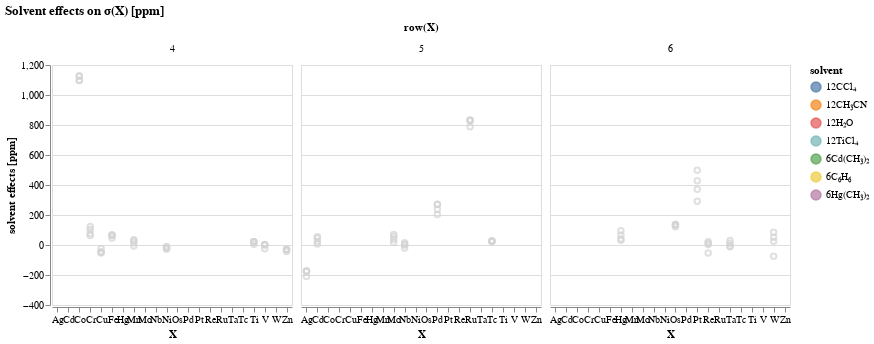

Notebook cell for this chart:
### Code cell
def choose_y(ydata, ydata_title):
    
    hover = alt.selection_single(on='mouseover', nearest=True, empty='none')
    base = alt.Chart(df_adf_all_melted_delta).encode(
    x=alt.X('mol:O',
            axis=alt.Axis(title="X",labelAngle=0)
           ),
    y=alt.Y(ydata,
            axis=alt.Axis(title=ydata_title, 
                          format=",.0f")
           ),
    color=alt.condition(hover, 'solvent:N', alt.value('lightgray'))
    ).properties(
        width=240,
        height=240,
    )

    points = base.mark_point().add_selection(
        hover
    )

    text = base.mark_text(dy=-5).encode(
    #text = 'complex:N',
    text = 'variable:N',
    opacity = alt.condition(hover, alt.value(1), alt.value(0))
    )
    return points, text


def def_layer(points, text):
    layer=alt.layer(points, text).facet(
        facet=alt.Facet('row:N', title='row(X)'),
        spacing=-60,
        title='Solvent effects on σ(X) [ppm]'
    )
    return layer


delta2_points, delta2_text=choose_y('value', 'solvent effects [ppm]')
#delta3_points, delta3_text=choose_y('delta3')

layer2=def_layer(delta2_points, delta2_text)
layer2
#layer3=def_layer(delta3_points, delta3_text)

#alt.vconcat(layer2, layer3)

### Figure 1 — Vega-Lite specification as saved in the notebook (floating-point values rounded to 4 significant figures)
{"config": {"view": {"continuousWidth": 400, "continuousHeight": 300}}, "data": {"name": "data-21f4ad3d50cdd61cd296d2bcd8990264"}, "facet": {"type": "nominal", "field": "row", "title": "row(X)"}, "spec": {"layer": [{"mark": "point", "encoding": {"color": {"condition": {"type": "nominal", "field": "solvent", "selection": "selector130"}, "value": "lightgray"}, "x": {"type": "ordinal", "axis": {"labelAngle": 0, "title": "X"}, "field": "mol"}, "y": {"type": "quantitative", "axis": {"format": ",.0f", "title": "solvent effects [ppm]"}, "field": "value"}}, "height": 240, "selection": {"selector130": {"type": "single", "on": "mouseover", "nearest": true, "empty": "none"}}, "width": 240}, {"mark": {"type": "text", "dy": -5}, "encoding": {"color": {"condition": {"type": "nominal", "field": "solvent", "selection": "selector130"}, "value": "lightgray"}, "opacity": {"condition": {"value": 1, "selection": "selector130"}, "value": 0}, "text": {"type": "nominal", "field": "variable"}, "x": {"type": "ordinal", "axis": {"labelAngle": 0, "title": "X"}, "field": "mol"}, "y": {"type": "quantitative", "axis": {"format": ",.0f", "title": "solvent effects [ppm]"}, "field": "value"}}, "height": 240, "width": 240}]}, "spacing": -60, "title": "Solvent effects on σ(X) [ppm]", "$schema": "https://vega.github.io/schema/vega-lite/v4.8.1.json", "datasets": {"data-21f4ad3d50cdd61cd296d2bcd8990264": [{"mol": "Ti", "x_labels": "Ti", "where": "SO-ZORA", "row": 4, "charge": 0, "solvent": "12TiCl₄", "complex": "TiCl₄ + 12TiCl₄", "Delta1": 22.18, "Delta2": -0.5, "Delta3": 0.17, "Delta4": -17.55, "d1": -0.02176, "d2": -0.02115, "d3": -0.02136, "d4": -0.0, "solveff": 4.3, "variable": "delta1", "value": 22.18}, {"mol": "V", "x_labels": "V", "where": "SO-ZORA", "row": 4, "charge": 0, "solvent": "6C₆H₆", "complex": "VOCl₃ + 6C₆H₆", "Delta1": 2.814, "Delta2": -1.797, "Delta3": -1.122, "Delta4": -25.23, "d1": -0.01513, "d2": -0.01417, "d3": -0.01356, "d4": -0.0, "solveff": -25.33, "variable": "delta1", "value": 2.814}, {"mol": "Cr", "x_labels": "Cr", "where": "SO-ZORA", "row": 4, "charge": -2, "solvent": "12H₂O", "complex": "CrO₄²⁻ + 12H₂O", "Delta1": 123.0, "Delta2": -19.01, "Delta3": -27.38, "Delta4": -12.8, "d1": -0.02171, "d2": -0.01474, "d3": -0.004694, "d4": -0.0, "solveff": 63.86, "variable": "delta1", "value": 123.0}, {"mol": "Mn", "x_labels": "Mn", "where": "SO-ZORA", "row": 4, "charge": -1, "solvent": "12H₂O", "complex": "MnO₄⁻ + 12H₂O", "Delta1": 35.49, "Delta2": -6.351, "Delta3": -13.91, "Delta4": -22.47, "d1": -0.01086, "d2": -0.009246, "d3": -0.005711, "d4": -0.0, "solveff": -7.242, "variable": "delta1", "value": 35.49}, {"mol": "Fe", "x_labels": "Fe", "where": "SO-ZORA", "row": 4, "charge": 0, "solvent": "6C₆H₆", "complex": "Fe(CO)₅ + 6C₆H₆", "Delta1": 67.43, "Delta2": -2.017, "Delta3": -0.841, "Delta4": -17.46, "d1": -0.008717, "d2": -0.007852, "d3": -0.007491, "d4": -0.0, "solveff": 47.11, "variable": "delta1", "value": 67.43}, {"mol": "Co", "x_labels": "Co", "where": "SO-ZORA", "row": 4, "charge": -3, "solvent": "12H₂O", "complex": "Co(CN)₆³⁻ + 12H₂O", "Delta1": 1098.0, "Delta2": 29.28, "Delta3": -3.119, "Delta4": -27.11, "d1": -0.0001645, "d2": -0.005234, "d3": -0.004694, "d4": -0.0, "solveff": 1097.0, "variable": "delta1", "value": 1098.0}, {"mol": "Ni", "x_labels": "Ni", "where": "SO-ZORA", "row": 4, "charge": 0, "solvent": "6C₆H₆", "complex": "Ni(CO)₄ + 6C₆H₆", "Delta1": -9.36, "Delta2": -8.592, "Delta3": -3.505, "Delta4": -6.087, "d1": -0.01116, "d2": -0.005885, "d3": -0.003735, "d4": -0.0, "solveff": -27.54, "variable": "delta1", "value": -9.36}, {"mol": "Cu", "x_labels": "Cu", "where": "SO-ZORA", "row": 4, "charge": 1, "solvent": "12CH₃CN", "complex": "Cu(CH₃CN)₄⁺ + 12CH₃CN", "Delta1": -23.3, "Delta2": -21.59, "Delta3": -2.983, "Delta4": -5.593, "d1": 0.0632, "d2": 0.01797, "d3": 0.01172, "d4": 0.0, "solveff": -53.46, "variable": "delta1", "value": -23.3}, {"mol": "Zn", "x_labels": "Zn", "where": "SO-ZORA", "row": 4, "charge": 2, "solvent": "12H₂O", "complex": "Zn(H₂O)₆²⁺ + 12H₂O", "Delta1": -29.68, "Delta2": -0.611, "Delta3": 0.171, "Delta4": -13.02, "d1": 0.007035, "d2": 0.006715, "d3": 0.006805, "d4": 0.0, "solveff": -43.15, "variable": "delta1", "value": -29.68}, {"mol": "Nb", "x_labels": "Nb", "where": "SO-ZORA", "row": 5, "charge": -1, "solvent": "12CH₃CN", "complex": "NbCl₆⁻ + 12CH₃CN", "Delta1": 15.89, "Delta2": -12.68, "Delta3": -3.031, "Delta4": -19.69, "d1": -0.1114, "d2": -0.07148, "d3": -0.06194, "d4": -0.0, "solveff": -19.51, "variable": "delta1", "value": 15.89}, {"mol": "Mo", "x_labels": "Mo", "where": "SO-ZORA", "row": 5, "charge": -2, "solvent": "12H₂O", "complex": "MoO₄²⁻ + 12H₂O", "Delta1": 69.5, "Delta2": -12.02, "Delta3": -19.47, "Delta4": -21.75, "d1": -0.09522, "d2": -0.07372, "d3": -0.0389, "d4": -0.0, "solveff": 16.26, "variable": "delta1", "value": 69.5}, {"mol": "Tc", "x_labels": "Tc", "where": "SO-ZORA", "row": 5, "charge": -1, "solvent": "12H₂O", "complex": "TcO₄⁻ + 12H₂O", "Delta1": 22.69, "Delta2": 6.184, "Delta3": -4.982, "Delta4": 3.092, "d1": 0.003026, "d2": -0.001332, "d3": 0.002179, "d4": -0.0, "solveff": 26.99, "variable": "delta1", "value": 22.69}, {"mol": "Ru", "x_labels": "Ru", "where": "SO-ZORA", "row": 5, "charge": -4, "solvent": "12H₂O", "complex": "Ru(CN)₆⁴⁻ + 12H₂O", "Delta1": 828.1, "Delta2": 3.637, "Delta3": 2.412, "Delta4": -46.41, "d1": -0.04974, "d2": -0.05423, "d3": -0.0572, "d4": -0.0, "solveff": 787.8, "variable": "delta1", "value": 828.1}, {"mol": "Pd", "x_labels": "Pd", "where": "SO-ZORA", "row": 5, "charge": -2, "solvent": "12H₂O", "complex": "PdCl₆²⁻ + 12H₂O", "Delta1": 202.9, "Delta2": 35.67, "Delta3": 31.89, "Delta4": 0.485, "d1": 0.04305, "d2": 0.02048, "d3": 0.0003068, "d4": -0.0, "solveff": 271.0, "variable": "delta1", "value": 202.9}, {"mol": "Ag", "x_labels": "Ag", "where": "SO-ZORA", "row": 5, "charge": 1, "solvent": "12H₂O", "complex": "Ag(H₂O)₄⁺ + 12H₂O", "Delta1": -175.0, "Delta2": 0.772, "Delta3": 0.835, "Delta4": -36.73, "d1": 0.008141, "d2": 0.00832, "d3": 0.008513, "d4": 0.0, "solveff": -210.2, "variable": "delta1", "value": -175.0}, {"mol": "Cd", "x_labels": "Cd", "where": "SO-ZORA", "row": 5, "charge": 0, "solvent": "6Cd(CH₃)₂", "complex": "Cd(CH₃)₂ + 6Cd(CH₃)₂", "Delta1": 6.982, "Delta2": 15.73, "Delta3": 24.1, "Delta4": 8.08, "d1": -0.01386, "d2": -0.009311, "d3": -0.002338, "d4": 0.0, "solveff": 54.9, "variable": "delta1", "value": 6.982}, {"mol": "Ta", "x_labels": "Ta", "where": "SO-ZORA", "row": 6, "charge": -1, "solvent": "12CH₃CN", "complex": "TaCl₆⁻ + 12CH₃CN", "Delta1": 11.59, "Delta2": -18.44, "Delta3": -4.747, "Delta4": 42.23, "d1": -0.005583, "d2": -0.01099, "d3": -0.01238, "d4": 0.0, "solveff": 30.64, "variable": "delta1", "value": 11.59}, {"mol": "W", "x_labels": "W", "where": "SO-ZORA", "row": 6, "charge": -2, "solvent": "12H₂O", "complex": "WO₄²⁻ + 12H₂O", "Delta1": 85.21, "Delta2": -32.82, "Delta3": -27.3, "Delta4": -99.5, "d1": 0.05317, "d2": 0.04224, "d3": 0.03314, "d4": 0.0, "solveff": -74.4, "variable": "delta1", "value": 85.21}, {"mol": "Re", "x_labels": "Re", "where": "SO-ZORA", "row": 6, "charge": -1, "solvent": "12H₂O", "complex": "ReO₄⁻ + 12H₂O", "Delta1": 21.6, "Delta2": -10.05, "Delta3": -8.819, "Delta4": -55.56, "d1": 0.03932, "d2": 0.03401, "d3": 0.02936, "d4": 0.0, "solveff": -52.82, "variable": "delta1", "value": 21.6}, {"mol": "Os", "x_labels": "Os", "where": "SO-ZORA", "row": 6, "charge": 0, "solvent": "12CCl₄", "complex": "OsO₄ + 12CCl₄", "Delta1": 132.7, "Delta2": 2.826, "Delta3": 2.027, "Delta4": -16.41, "d1": 0.009486, "d2": 0.01181, "d3": 0.01347, "d4": 0.0, "solveff": 121.2, "variable": "delta1", "value": 132.7}, {"mol": "Pt", "x_labels": "Pt", "where": "SO-ZORA", "row": 6, "charge": -2, "solvent": "12H₂O", "complex": "PtCl₆²⁻ + 12H₂O", "Delta1": 292.3, "Delta2": 78.86, "Delta3": 56.9, "Delta4": 70.43, "d1": -0.1094, "d2": -0.06754, "d3": -0.03736, "d4": 0.0, "solveff": 498.5, "variable": "delta1", "value": 292.3}, {"mol": "Hg", "x_labels": "Hg", "where": "SO-ZORA", "row": 6, "charge": 0, "solvent": "6Hg(CH₃)₂", "complex": "Hg(CH₃)₂ + 6Hg(CH₃)₂", "Delta1": 31.95, "Delta2": 35.25, "Delta3": 28.28, "Delta4": -55.39, "d1": -0.0009148, "d2": 0.003053, "d3": 0.006236, "d4": 0.0, "solveff": 40.08, "variable": "delta1", "value": 31.95}, {"mol": "Ti", "x_labels": "Ti", "where": "SO-ZORA", "row": 4, "charge": 0, "solvent": "12TiCl₄", "complex": "TiCl₄ + 12TiCl₄", "Delta1": 22.18, "Delta2": -0.5, "Delta3": 0.17, "Delta4": -17.55, "d1": -0.02176, "d2": -0.02115, "d3": -0.02136, "d4": -0.0, "solveff": 4.3, "variable": "delta2", "value": 21.68}, {"mol": "V", "x_labels": "V", "where": "SO-ZORA", "row": 4, "charge": 0, "solvent": "6C₆H₆", "complex": "VOCl₃ + 6C₆H₆", "Delta1": 2.814, "Delta2": -1.797, "Delta3": -1.122, "Delta4": -25.23, "d1": -0.01513, "d2": -0.01417, "d3": -0.01356, "d4": -0.0, "solveff": -25.33, "variable": "delta2", "value": 1.017}, {"mol": "Cr", "x_labels": "Cr", "where": "SO-ZORA", "row": 4, "charge": -2, "solvent": "12H₂O", "complex": "CrO₄²⁻ + 12H₂O", "Delta1": 123.0, "Delta2": -19.01, "Delta3": -27.38, "Delta4": -12.8, "d1": -0.02171, "d2": -0.01474, "d3": -0.004694, "d4": -0.0, "solveff": 63.86, "variable": "delta2", "value": 104.0}, {"mol": "Mn", "x_labels": "Mn", "where": "SO-ZORA", "row": 4, "charge": -1, "solvent": "12H₂O", "complex": "MnO₄⁻ + 12H₂O", "Delta1": 35.49, "Delta2": -6.351, "Delta3": -13.91, "Delta4": -22.47, "d1": -0.01086, "d2": -0.009246, "d3": -0.005711, "d4": -0.0, "solveff": -7.242, "variable": "delta2", "value": 29.14}, {"mol": "Fe", "x_labels": "Fe", "where": "SO-ZORA", "row": 4, "charge": 0, "solvent": "6C₆H₆", "complex": "Fe(CO)₅ + 6C₆H₆", "Delta1": 67.43, "Delta2": -2.017, "Delta3": -0.841, "Delta4": -17.46, "d1": -0.008717, "d2": -0.007852, "d3": -0.007491, "d4": -0.0, "solveff": 47.11, "variable": "delta2", "value": 65.41}, {"mol": "Co", "x_labels": "Co", "where": "SO-ZORA", "row": 4, "charge": -3, "solvent": "12H₂O", "complex": "Co(CN)₆³⁻ + 12H₂O", "Delta1": 1098.0, "Delta2": 29.28, "Delta3": -3.119, "Delta4": -27.11, "d1": -0.0001645, "d2": -0.005234, "d3": -0.004694, "d4": -0.0, "solveff": 1097.0, "variable": "delta2", "value": 1128.0}, {"mol": "Ni", "x_labels": "Ni", "where": "SO-ZORA", "row": 4, "charge": 0, "solvent": "6C₆H₆", "complex": "Ni(CO)₄ + 6C₆H₆", "Delta1": -9.36, "Delta2": -8.592, "Delta3": -3.505, "Delta4": -6.087, "d1": -0.01116, "d2": -0.005885, "d3": -0.003735, "d4": -0.0, "solveff": -27.54, "variable": "delta2", "value": -17.95}, {"mol": "Cu", "x_labels": "Cu", "where": "SO-ZORA", "row": 4, "charge": 1, "solvent": "12CH₃CN", "complex": "Cu(CH₃CN)₄⁺ + 12CH₃CN", "Delta1": -23.3, "Delta2": -21.59, "Delta3": -2.983, "Delta4": -5.593, "d1": 0.0632, "d2": 0.01797, "d3": 0.01172, "d4": 0.0, "solveff": -53.46, "variable": "delta2", "value": -44.89}, {"mol": "Zn", "x_labels": "Zn", "where": "SO-ZORA", "row": 4, "charge": 2, "solvent": "12H₂O", "complex": "Zn(H₂O)₆²⁺ + 12H₂O", "Delta1": -29.68, "Delta2": -0.611, "Delta3": 0.171, "Delta4": -13.02, "d1": 0.007035, "d2": 0.006715, "d3": 0.006805, "d4": 0.0, "solveff": -43.15, "variable": "delta2", "value": -30.29}, {"mol": "Nb", "x_labels": "Nb", "where": "SO-ZORA", "row": 5, "charge": -1, "solvent": "12CH₃CN", "complex": "NbCl₆⁻ + 12CH₃CN", "Delta1": 15.89, "Delta2": -12.68, "Delta3": -3.031, "Delta4": -19.69, "d1": -0.1114, "d2": -0.07148, "d3": -0.06194, "d4": -0.0, "solveff": -19.51, "variable": "delta2", "value": 3.21}, {"mol": "Mo", "x_labels": "Mo", "where": "SO-ZORA", "row": 5, "charge": -2, "solvent": "12H₂O", "complex": "MoO₄²⁻ + 12H₂O", "Delta1": 69.5, "Delta2": -12.02, "Delta3": -19.47, "Delta4": -21.75, "d1": -0.09522, "d2": -0.07372, "d3": -0.0389, "d4": -0.0, "solveff": 16.26, "variable": "delta2", "value": 57.48}, {"mol": "Tc", "x_labels": "Tc", "where": "SO-ZORA", "row": 5, "charge": -1, "solvent": "12H₂O", "complex": "TcO₄⁻ + 12H₂O", "Delta1": 22.69, "Delta2": 6.184, "Delta3": -4.982, "Delta4": 3.092, "d1": 0.003026, "d2": -0.001332, "d3": 0.002179, "d4": -0.0, "solveff": 26.99, "variable": "delta2", "value": 28.88}, {"mol": "Ru", "x_labels": "Ru", "where": "SO-ZORA", "row": 5, "charge": -4, "solvent": "12H₂O", "complex": "Ru(CN)₆⁴⁻ + 12H₂O", "Delta1": 828.1, "Delta2": 3.637, "Delta3": 2.412, "Delta4": -46.41, "d1": -0.04974, "d2": -0.05423, "d3": -0.0572, "d4": -0.0, "solveff": 787.8, "variable": "delta2", "value": 831.8}, {"mol": "Pd", "x_labels": "Pd", "where": "SO-ZORA", "row": 5, "charge": -2, "solvent": "12H₂O", "complex": "PdCl₆²⁻ + 12H₂O", "Delta1": 202.9, "Delta2": 35.67, "Delta3": 31.89, "Delta4": 0.485, "d1": 0.04305, "d2": 0.02048, "d3": 0.0003068, "d4": -0.0, "solveff": 271.0, "variable": "delta2", "value": 238.6}, {"mol": "Ag", "x_labels": "Ag", "where": "SO-ZORA", "row": 5, "charge": 1, "solvent": "12H₂O", "complex": "Ag(H₂O)₄⁺ + 12H₂O", "Delta1": -175.0, "Delta2": 0.772, "Delta3": 0.835, "Delta4": -36.73, "d1": 0.008141, "d2": 0.00832, "d3": 0.008513, "d4": 0.0, "solveff": -210.2, "variable": "delta2", "value": -174.3}, {"mol": "Cd", "x_labels": "Cd", "where": "SO-ZORA", "row": 5, "charge": 0, "solvent": "6Cd(CH₃)₂", "complex": "Cd(CH₃)₂ + 6Cd(CH₃)₂", "Delta1": 6.982, "Delta2": 15.73, "Delta3": 24.1, "Delta4": 8.08, "d1": -0.01386, "d2": -0.009311, "d3": -0.002338, "d4": 0.0, "solveff": 54.9, "variable": "delta2", "value": 22.72}, {"mol": "Ta", "x_labels": "Ta", "where": "SO-ZORA", "row": 6, "charge": -1, "solvent": "12CH₃CN", "complex": "TaCl₆⁻ + 12CH₃CN", "Delta1": 11.59, "Delta2": -18.44, "Delta3": -4.747, "Delta4": 42.23, "d1": -0.005583, "d2": -0.01099, "d3": -0.01238, "d4": 0.0, "solveff": 30.64, "variable": "delta2", "value": -6.849}, {"mol": "W", "x_labels": "W", "where": "SO-ZORA", "row": 6, "charge": -2, "solvent": "12H₂O", "complex": "WO₄²⁻ + 12H₂O", "Delta1": 85.21, "Delta2": -32.82, "Delta3": -27.3, "Delta4": -99.5, "d1": 0.05317, "d2": 0.04224, "d3": 0.03314, "d4": 0.0, "solveff": -74.4, "variable": "delta2", "value": 52.39}, {"mol": "Re", "x_labels": "Re", "where": "SO-ZORA", "row": 6, "charge": -1, "solvent": "12H₂O", "complex": "ReO₄⁻ + 12H₂O", "Delta1": 21.6, "Delta2": -10.05, "Delta3": -8.819, "Delta4": -55.56, "d1": 0.03932, "d2": 0.03401, "d3": 0.02936, "d4": 0.0, "solveff": -52.82, "variable": "delta2", "value": 11.56}, {"mol": "Os", "x_labels": "Os", "where": "SO-ZORA", "row": 6, "charge": 0, "solvent": "12CCl₄", "complex": "OsO₄ + 12CCl₄", "Delta1": 132.7, "Delta2": 2.826, "Delta3": 2.027, "Delta4": -16.41, "d1": 0.009486, "d2": 0.01181, "d3": 0.01347, "d4": 0.0, "solveff": 121.2, "variable": "delta2", "value": 135.6}, {"mol": "Pt", "x_labels": "Pt", "where": "SO-ZORA", "row": 6, "charge": -2, "solvent": "12H₂O", "complex": "PtCl₆²⁻ + 12H₂O", "Delta1": 292.3, "Delta2": 78.86, "Delta3": 56.9, "Delta4": 70.43, "d1": -0.1094, "d2": -0.06754, "d3": -0.03736, "d4": 0.0, "solveff": 498.5, "variable": "delta2", "value": 371.2}, {"mol": "Hg", "x_labels": "Hg", "where": "SO-ZORA", "row": 6, "charge": 0, "solvent": "6Hg(CH₃)₂", "complex": "Hg(CH₃)₂ + 6Hg(CH₃)₂", "Delta1": 31.95, "Delta2": 35.25, "Delta3": 28.28, "Delta4": -55.39, "d1": -0.0009148, "d2": 0.003053, "d3": 0.006236, "d4": 0.0, "solveff": 40.08, "variable": "delta2", "value": 67.2}, {"mol": "Ti", "x_labels": "Ti", "where": "SO-ZORA", "row": 4, "charge": 0, "solvent": "12TiCl₄", "complex": "TiCl₄ + 12TiCl₄", "Delta1": 22.18, "Delta2": -0.5, "Delta3": 0.17, "Delta4": -17.55, "d1": -0.02176, "d2": -0.02115, "d3": -0.02136, "d4": -0.0, "solveff": 4.3, "variable": "delta3", "value": 21.85}, {"mol": "V", "x_labels": "V", "where": "SO-ZORA", "row": 4, "charge": 0, "solvent": "6C₆H₆", "complex": "VOCl₃ + 6C₆H₆", "Delta1": 2.814, "Delta2": -1.797, "Delta3": -1.122, "Delta4": -25.23, "d1": -0.01513, "d2": -0.01417, "d3": -0.01356, "d4": -0.0, "solveff": -25.33, "variable": "delta3", "value": -0.105}, {"mol": "Cr", "x_labels": "Cr", "where": "SO-ZORA", "row": 4, "charge": -2, "solvent": "12H₂O", "complex": "CrO₄²⁻ + 12H₂O", "Delta1": 123.0, "Delta2": -19.01, "Delta3": -27.38, "Delta4": -12.8, "d1": -0.02171, "d2": -0.01474, "d3": -0.004694, "d4": -0.0, "solveff": 63.86, "variable": "delta3", "value": 76.65}, {"mol": "Mn", "x_labels": "Mn", "where": "SO-ZORA", "row": 4, "charge": -1, "solvent": "12H₂O", "complex": "MnO₄⁻ + 12H₂O", "Delta1": 35.49, "Delta2": -6.351, "Delta3": -13.91, "Delta4": -22.47, "d1": -0.01086, "d2": -0.009246, "d3": -0.005711, "d4": -0.0, "solveff": -7.242, "variable": "delta3", "value": 15.23}, {"mol": "Fe", "x_labels": "Fe", "where": "SO-ZORA", "row": 4, "charge": 0, "solvent": "6C₆H₆", "complex": "Fe(CO)₅ + 6C₆H₆", "Delta1": 67.43, "Delta2": -2.017, "Delta3": -0.841, "Delta4": -17.46, "d1": -0.008717, "d2": -0.007852, "d3": -0.007491, "d4": -0.0, "solveff": 47.11, "variable": "delta3", "value": 64.57}, {"mol": "Co", "x_labels": "Co", "where": "SO-ZORA", "row": 4, "charge": -3, "solvent": "12H₂O", "complex": "Co(CN)₆³⁻ + 12H₂O", "Delta1": 1098.0, "Delta2": 29.28, "Delta3": -3.119, "Delta4": -27.11, "d1": -0.0001645, "d2": -0.005234, "d3": -0.004694, "d4": -0.0, "solveff": 1097.0, "variable": "delta3", "value": 1124.0}, {"mol": "Ni", "x_labels": "Ni", "where": "SO-ZORA", "row": 4, "charge": 0, "solvent": "6C₆H₆", "complex": "Ni(CO)₄ + 6C₆H₆", "Delta1": -9.36, "Delta2": -8.592, "Delta3": -3.505, "Delta4": -6.087, "d1": -0.01116, "d2": -0.005885, "d3": -0.003735, "d4": -0.0, "solveff": -27.54, "variable": "delta3", "value": -21.46}, {"mol": "Cu", "x_labels": "Cu", "where": "SO-ZORA", "row": 4, "charge": 1, "solvent": "12CH₃CN", "complex": "Cu(CH₃CN)₄⁺ + 12CH₃CN", "Delta1": -23.3, "Delta2": -21.59, "Delta3": -2.983, "Delta4": -5.593, "d1": 0.0632, "d2": 0.01797, "d3": 0.01172, "d4": 0.0, "solveff": -53.46, "variable": "delta3", "value": -47.87}, {"mol": "Zn", "x_labels": "Zn", "where": "SO-ZORA", "row": 4, "charge": 2, "solvent": "12H₂O", "complex": "Zn(H₂O)₆²⁺ + 12H₂O", "Delta1": -29.68, "Delta2": -0.611, "Delta3": 0.171, "Delta4": -13.02, "d1": 0.007035, "d2": 0.006715, "d3": 0.006805, "d4": 0.0, "solveff": -43.15, "variable": "delta3", "value": -30.12}, {"mol": "Nb", "x_labels": "Nb", "where": "SO-ZORA", "row": 5, "charge": -1, "solvent": "12CH₃CN", "complex": "NbCl₆⁻ + 12CH₃CN", "Delta1": 15.89, "Delta2": -12.68, "Delta3": -3.031, "Delta4": -19.69, "d1": -0.1114, "d2": -0.07148, "d3": -0.06194, "d4": -0.0, "solveff": -19.51, "variable": "delta3", "value": 0.179}, {"mol": "Mo", "x_labels": "Mo", "where": "SO-ZORA", "row": 5, "charge": -2, "solvent": "12H₂O", "complex": "MoO₄²⁻ + 12H₂O", "Delta1": 69.5, "Delta2": -12.02, "Delta3": -19.47, "Delta4": -21.75, "d1": -0.09522, "d2": -0.07372, "d3": -0.0389, "d4": -0.0, "solveff": 16.26, "variable": "delta3", "value": 38.01}, {"mol": "Tc", "x_labels": "Tc", "where": "SO-ZORA", "row": 5, "charge": -1, "solvent": "12H₂O", "complex": "TcO₄⁻ + 12H₂O", "Delta1": 22.69, "Delta2": 6.184, "Delta3": -4.982, "Delta4": 3.092, "d1": 0.003026, "d2": -0.001332, "d3": 0.002179, "d4": -0.0, "solveff": 26.99, "variable": "delta3", "value": 23.9}, {"mol": "Ru", "x_labels": "Ru", "where": "SO-ZORA", "row": 5, "charge": -4, "solvent": "12H₂O", "complex": "Ru(CN)₆⁴⁻ + 12H₂O", "Delta1": 828.1, "Delta2": 3.637, "Delta3": 2.412, "Delta4": -46.41, "d1": -0.04974, "d2": -0.05423, "d3": -0.0572, "d4": -0.0, "solveff": 787.8, "variable": "delta3", "value": 834.2}, {"mol": "Pd", "x_labels": "Pd", "where": "SO-ZORA", "row": 5, "charge": -2, "solvent": "12H₂O", "complex": "PdCl₆²⁻ + 12H₂O", "Delta1": 202.9, "Delta2": 35.67, "Delta3": 31.89, "Delta4": 0.485, "d1": 0.04305, "d2": 0.02048, "d3": 0.0003068, "d4": -0.0, "solveff": 271.0, "variable": "delta3", "value": 270.5}, {"mol": "Ag", "x_labels": "Ag", "where": "SO-ZORA", "row": 5, "charge": 1, "solvent": "12H₂O", "complex": "Ag(H₂O)₄⁺ + 12H₂O", "Delta1": -175.0, "Delta2": 0.772, "Delta3": 0.835, "Delta4": -36.73, "d1": 0.008141, "d2": 0.00832, "d3": 0.008513, "d4": 0.0, "solveff": -210.2, "variable": "delta3", "value": -173.4}, {"mol": "Cd", "x_labels": "Cd", "where": "SO-ZORA", "row": 5, "charge": 0, "solvent": "6Cd(CH₃)₂", "complex": "Cd(CH₃)₂ + 6Cd(CH₃)₂", "Delta1": 6.982, "Delta2": 15.73, "Delta3": 24.1, "Delta4": 8.08, "d1": -0.01386, "d2": -0.009311, "d3": -0.002338, "d4": 0.0, "solveff": 54.9, "variable": "delta3", "value": 46.82}, {"mol": "Ta", "x_labels": "Ta", "where": "SO-ZORA", "row": 6, "charge": -1, "solvent": "12CH₃CN", "complex": "TaCl₆⁻ + 12CH₃CN", "Delta1": 11.59, "Delta2": -18.44, "Delta3": -4.747, "Delta4": 42.23, "d1": -0.005583, "d2": -0.01099, "d3": -0.01238, "d4": 0.0, "solveff": 30.64, "variable": "delta3", "value": -11.6}, {"mol": "W", "x_labels": "W", "where": "SO-ZORA", "row": 6, "charge": -2, "solvent": "12H₂O", "complex": "WO₄²⁻ + 12H₂O", "Delta1": 85.21, "Delta2": -32.82, "Delta3": -27.3, "Delta4": -99.5, "d1": 0.05317, "d2": 0.04224, "d3": 0.03314, "d4": 0.0, "solveff": -74.4, "variable": "delta3", "value": 25.1}, {"mol": "Re", "x_labels": "Re", "where": "SO-ZORA", "row": 6, "charge": -1, "solvent": "12H₂O", "complex": "ReO₄⁻ + 12H₂O", "Delta1": 21.6, "Delta2": -10.05, "Delta3": -8.819, "Delta4": -55.56, "d1": 0.03932, "d2": 0.03401, "d3": 0.02936, "d4": 0.0, "solveff": -52.82, "variable": "delta3", "value": 2.737}, {"mol": "Os", "x_labels": "Os", "where": "SO-ZORA", "row": 6, "charge": 0, "solvent": "12CCl₄", "complex": "OsO₄ + 12CCl₄", "Delta1": 132.7, "Delta2": 2.826, "Delta3": 2.027, "Delta4": -16.41, "d1": 0.009486, "d2": 0.01181, "d3": 0.01347, "d4": 0.0, "solveff": 121.2, "variable": "delta3", "value": 137.6}, {"mol": "Pt", "x_labels": "Pt", "where": "SO-ZORA", "row": 6, "charge": -2, "solvent": "12H₂O", "complex": "PtCl₆²⁻ + 12H₂O", "Delta1": 292.3, "Delta2": 78.86, "Delta3": 56.9, "Delta4": 70.43, "d1": -0.1094, "d2": -0.06754, "d3": -0.03736, "d4": 0.0, "solveff": 498.5, "variable": "delta3", "value": 428.1}, {"mol": "Hg", "x_labels": "Hg", "where": "SO-ZORA", "row": 6, "charge": 0, "solvent": "6Hg(CH₃)₂", "complex": "Hg(CH₃)₂ + 6Hg(CH₃)₂", "Delta1": 31.95, "Delta2": 35.25, "Delta3": 28.28, "Delta4": -55.39, "d1": -0.0009148, "d2": 0.003053, "d3": 0.006236, "d4": 0.0, "solveff": 40.08, "variable": "delta3", "value": 95.47}, {"mol": "Ti", "x_labels": "Ti", "where": "SO-ZORA", "row": 4, "charge": 0, "solvent": "12TiCl₄", "complex": "TiCl₄ + 12TiCl₄", "Delta1": 22.18, "Delta2": -0.5, "Delta3": 0.17, "Delta4": -17.55, "d1": -0.02176, "d2": -0.02115, "d3": -0.02136, "d4": -0.0, "solveff": 4.3, "variable": "delta4", "value": 4.3}, {"mol": "V", "x_labels": "V", "where": "SO-ZORA", "row": 4, "charge": 0, "solvent": "6C₆H₆", "complex": "VOCl₃ + 6C₆H₆", "Delta1": 2.814, "Delta2": -1.797, "Delta3": -1.122, "Delta4": -25.23, "d1": -0.01513, "d2": -0.01417, "d3": -0.01356, "d4": -0.0, "solveff": -25.33, "variable": "delta4", "value": -25.33}, {"mol": "Cr", "x_labels": "Cr", "where": "SO-ZORA", "row": 4, "charge": -2, "solvent": "12H₂O", "complex": "CrO₄²⁻ + 12H₂O", "Delta1": 123.0, "Delta2": -19.01, "Delta3": -27.38, "Delta4": -12.8, "d1": -0.02171, "d2": -0.01474, "d3": -0.004694, "d4": -0.0, "solveff": 63.86, "variable": "delta4", "value": 63.86}, {"mol": "Mn", "x_labels": "Mn", "where": "SO-ZORA", "row": 4, "charge": -1, "solvent": "12H₂O", "complex": "MnO₄⁻ + 12H₂O", "Delta1": 35.49, "Delta2": -6.351, "Delta3": -13.91, "Delta4": -22.47, "d1": -0.01086, "d2": -0.009246, "d3": -0.005711, "d4": -0.0, "solveff": -7.242, "variable": "delta4", "value": -7.242}, {"mol": "Fe", "x_labels": "Fe", "where": "SO-ZORA", "row": 4, "charge": 0, "solvent": "6C₆H₆", "complex": "Fe(CO)₅ + 6C₆H₆", "Delta1": 67.43, "Delta2": -2.017, "Delta3": -0.841, "Delta4": -17.46, "d1": -0.008717, "d2": -0.007852, "d3": -0.007491, "d4": -0.0, "solveff": 47.11, "variable": "delta4", "value": 47.11}, {"mol": "Co", "x_labels": "Co", "where": "SO-ZORA", "row": 4, "charge": -3, "solvent": "12H₂O", "complex": "Co(CN)₆³⁻ + 12H₂O", "Delta1": 1098.0, "Delta2": 29.28, "Delta3": -3.119, "Delta4": -27.11, "d1": -0.0001645, "d2": -0.005234, "d3": -0.004694, "d4": -0.0, "solveff": 1097.0, "variable": "delta4", "value": 1097.0}, {"mol": "Ni", "x_labels": "Ni", "where": "SO-ZORA", "row": 4, "charge": 0, "solvent": "6C₆H₆", "complex": "Ni(CO)₄ + 6C₆H₆", "Delta1": -9.36, "Delta2": -8.592, "Delta3": -3.505, "Delta4": -6.087, "d1": -0.01116, "d2": -0.005885, "d3": -0.003735, "d4": -0.0, "solveff": -27.54, "variable": "delta4", "value": -27.54}, {"mol": "Cu", "x_labels": "Cu", "where": "SO-ZORA", "row": 4, "charge": 1, "solvent": "12CH₃CN", "complex": "Cu(CH₃CN)₄⁺ + 12CH₃CN", "Delta1": -23.3, "Delta2": -21.59, "Delta3": -2.983, "Delta4": -5.593, "d1": 0.0632, "d2": 0.01797, "d3": 0.01172, "d4": 0.0, "solveff": -53.46, "variable": "delta4", "value": -53.46}, {"mol": "Zn", "x_labels": "Zn", "where": "SO-ZORA", "row": 4, "charge": 2, "solvent": "12H₂O", "complex": "Zn(H₂O)₆²⁺ + 12H₂O", "Delta1": -29.68, "Delta2": -0.611, "Delta3": 0.171, "Delta4": -13.02, "d1": 0.007035, "d2": 0.006715, "d3": 0.006805, "d4": 0.0, "solveff": -43.15, "variable": "delta4", "value": -43.15}, {"mol": "Nb", "x_labels": "Nb", "where": "SO-ZORA", "row": 5, "charge": -1, "solvent": "12CH₃CN", "complex": "NbCl₆⁻ + 12CH₃CN", "Delta1": 15.89, "Delta2": -12.68, "Delta3": -3.031, "Delta4": -19.69, "d1": -0.1114, "d2": -0.07148, "d3": -0.06194, "d4": -0.0, "solveff": -19.51, "variable": "delta4", "value": -19.51}, {"mol": "Mo", "x_labels": "Mo", "where": "SO-ZORA", "row": 5, "charge": -2, "solvent": "12H₂O", "complex": "MoO₄²⁻ + 12H₂O", "Delta1": 69.5, "Delta2": -12.02, "Delta3": -19.47, "Delta4": -21.75, "d1": -0.09522, "d2": -0.07372, "d3": -0.0389, "d4": -0.0, "solveff": 16.26, "variable": "delta4", "value": 16.26}, {"mol": "Tc", "x_labels": "Tc", "where": "SO-ZORA", "row": 5, "charge": -1, "solvent": "12H₂O", "complex": "TcO₄⁻ + 12H₂O", "Delta1": 22.69, "Delta2": 6.184, "Delta3": -4.982, "Delta4": 3.092, "d1": 0.003026, "d2": -0.001332, "d3": 0.002179, "d4": -0.0, "solveff": 26.99, "variable": "delta4", "value": 26.99}, {"mol": "Ru", "x_labels": "Ru", "where": "SO-ZORA", "row": 5, "charge": -4, "solvent": "12H₂O", "complex": "Ru(CN)₆⁴⁻ + 12H₂O", "Delta1": 828.1, "Delta2": 3.637, "Delta3": 2.412, "Delta4": -46.41, "d1": -0.04974, "d2": -0.05423, "d3": -0.0572, "d4": -0.0, "solveff": 787.8, "variable": "delta4", "value": 787.8}, {"mol": "Pd", "x_labels": "Pd", "where": "SO-ZORA", "row": 5, "charge": -2, "solvent": "12H₂O", "complex": "PdCl₆²⁻ + 12H₂O", "Delta1": 202.9, "Delta2": 35.67, "Delta3": 31.89, "Delta4": 0.485, "d1": 0.04305, "d2": 0.02048, "d3": 0.0003068, "d4": -0.0, "solveff": 271.0, "variable": "delta4", "value": 271.0}, {"mol": "Ag", "x_labels": "Ag", "where": "SO-ZORA", "row": 5, "charge": 1, "solvent": "12H₂O", "complex": "Ag(H₂O)₄⁺ + 12H₂O", "Delta1": -175.0, "Delta2": 0.772, "Delta3": 0.835, "Delta4": -36.73, "d1": 0.008141, "d2": 0.00832, "d3": 0.008513, "d4": 0.0, "solveff": -210.2, "variable": "delta4", "value": -210.2}, {"mol": "Cd", "x_labels": "Cd", "where": "SO-ZORA", "row": 5, "charge": 0, "solvent": "6Cd(CH₃)₂", "complex": "Cd(CH₃)₂ + 6Cd(CH₃)₂", "Delta1": 6.982, "Delta2": 15.73, "Delta3": 24.1, "Delta4": 8.08, "d1": -0.01386, "d2": -0.009311, "d3": -0.002338, "d4": 0.0, "solveff": 54.9, "variable": "delta4", "value": 54.9}, {"mol": "Ta", "x_labels": "Ta", "where": "SO-ZORA", "row": 6, "charge": -1, "solvent": "12CH₃CN", "complex": "TaCl₆⁻ + 12CH₃CN", "Delta1": 11.59, "Delta2": -18.44, "Delta3": -4.747, "Delta4": 42.23, "d1": -0.005583, "d2": -0.01099, "d3": -0.01238, "d4": 0.0, "solveff": 30.64, "variable": "delta4", "value": 30.64}, {"mol": "W", "x_labels": "W", "where": "SO-ZORA", "row": 6, "charge": -2, "solvent": "12H₂O", "complex": "WO₄²⁻ + 12H₂O", "Delta1": 85.21, "Delta2": -32.82, "Delta3": -27.3, "Delta4": -99.5, "d1": 0.05317, "d2": 0.04224, "d3": 0.03314, "d4": 0.0, "solveff": -74.4, "variable": "delta4", "value": -74.4}, {"mol": "Re", "x_labels": "Re", "where": "SO-ZORA", "row": 6, "charge": -1, "solvent": "12H₂O", "complex": "ReO₄⁻ + 12H₂O", "Delta1": 21.6, "Delta2": -10.05, "Delta3": -8.819, "Delta4": -55.56, "d1": 0.03932, "d2": 0.03401, "d3": 0.02936, "d4": 0.0, "solveff": -52.82, "variable": "delta4", "value": -52.82}, {"mol": "Os", "x_labels": "Os", "where": "SO-ZORA", "row": 6, "charge": 0, "solvent": "12CCl₄", "complex": "OsO₄ + 12CCl₄", "Delta1": 132.7, "Delta2": 2.826, "Delta3": 2.027, "Delta4": -16.41, "d1": 0.009486, "d2": 0.01181, "d3": 0.01347, "d4": 0.0, "solveff": 121.2, "variable": "delta4", "value": 121.2}, {"mol": "Pt", "x_labels": "Pt", "where": "SO-ZORA", "row": 6, "charge": -2, "solvent": "12H₂O", "complex": "PtCl₆²⁻ + 12H₂O", "Delta1": 292.3, "Delta2": 78.86, "Delta3": 56.9, "Delta4": 70.43, "d1": -0.1094, "d2": -0.06754, "d3": -0.03736, "d4": 0.0, "solveff": 498.5, "variable": "delta4", "value": 498.5}, {"mol": "Hg", "x_labels": "Hg", "where": "SO-ZORA", "row": 6, "charge": 0, "solvent": "6Hg(CH₃)₂", "complex": "Hg(CH₃)₂ + 6Hg(CH₃)₂", "Delta1": 31.95, "Delta2": 35.25, "Delta3": 28.28, "Delta4": -55.39, "d1": -0.0009148, "d2": 0.003053, "d3": 0.006236, "d4": 0.0, "solveff": 40.08, "variable": "delta4", "value": 40.08}]}}
